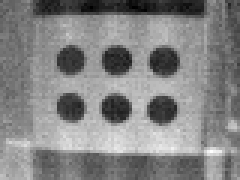
#> input picture CalibrationStep/LeptonModule-master/software/raspberrypi_capture/Calibration/thermal_raw1m.png, 80 x 60 px (shown 3 times larger)
$ python calibration_pictures.py   (older library calls are emulated)
#> lines starting #> are read from the running program, lines starting #| are printed output that depends on the picture; after the words box and inside, x2 and y2 are one past the last pixel; in counts of white or black regions, pixels touching at a corner belong together
# --- Import necessary libraries ---
import cv2                             # OpenCV for image I/O and processing
import csv                             # CSV module (imported but not used in this script)
import os                              # Filesystem path operations
import numpy as np                    # Numerical array operations
import matplotlib.pyplot as plt       # Plotting library for visualization
from scipy.optimize import minimize   # Optimization routines for calibration
import json                            # JSON read/write for saving calibration data
from matplotlib.patches import Patch  # Legend patches for matplotlib plots

# Global flag to control whether to show matplotlib plots
global plt_flag
plt_flag = True

# -------------------------------------------------------------------
# Sensor Helper Functions
# -------------------------------------------------------------------
def get_rgb(path):
    """
    Extract calibration contours from an RGB image saved as a NumPy array.

    Parameters:
        path (str): Folder containing 'captured_image1m.npy'.
    Returns:
        ell_r, ell_g, ell_b: lists of ellipse parameters for each channel.
        r_contours, g_contours, b_contours: raw contour lists per channel.
    """
    # Build full filename and load image array
    fn = os.path.join(path, "captured_image1m.npy")
    img = np.load(fn)

    # Split into B, G, R channels
    b, g, r = cv2.split(img)

    # Structuring element for morphological operations
    kernel = np.ones((5, 5), np.uint8)

    # --- Blue channel processing ---
    b_blur = cv2.GaussianBlur(b, (5, 5), 0)                     # Smooth noise
    _, edges_blue = cv2.threshold(b_blur, 0, 255, cv2.THRESH_OTSU)  # Otsu threshold
    edges_blue = cv2.dilate(edges_blue, kernel, iterations=2)    # Close gaps
    # Create a display image: B in blue plane, zeros in G/R
    blue_display = cv2.merge([b, np.zeros_like(b), np.zeros_like(b)])
    b_contours = []
    # Find contours on binary edge image
    contours_blue, _ = cv2.findContours(edges_blue, cv2.RETR_LIST, cv2.CHAIN_APPROX_SIMPLE)
    for i, c in enumerate(contours_blue):
        area = cv2.contourArea(c)
        # Filter by area to remove noise and overly large shapes
        if area < 1e1 or area > 5e4:
            continue
        b_contours.append(c)
        cv2.drawContours(blue_display, contours_blue, i, (255, 0, 0), 2)
    # Save the visualization for blue channel
    cv2.imwrite(os.path.join(path, "blue.jpg"), blue_display)
    # Merge nearby contours and fit ellipses
    b_contours, ell_b = reduce_near_contours(b_contours, b)

    # --- Green channel processing ---
    g_blur = cv2.GaussianBlur(g, (5, 5), 0)
    _, edges_green = cv2.threshold(g_blur, 0, 255, cv2.THRESH_OTSU)
    edges_green = cv2.dilate(edges_green, kernel, iterations=2)
    green_display = cv2.merge([np.zeros_like(g), g, np.zeros_like(g)])
    g_contours = []
    contours_green, _ = cv2.findContours(edges_green, cv2.RETR_LIST, cv2.CHAIN_APPROX_SIMPLE)
    for i, c in enumerate(contours_green):
        area = cv2.contourArea(c)
        if area < 1e1 or area > 5e4:
            continue
        g_contours.append(c)
        cv2.drawContours(green_display, contours_green, i, (0, 255, 0), 2)
    cv2.imwrite(os.path.join(path, "green.jpg"), green_display)
    g_contours, ell_g = reduce_near_contours(g_contours, g)

    # --- Red channel processing ---
    r_blur = cv2.GaussianBlur(r, (5, 5), 0)
    _, edges_red = cv2.threshold(r_blur, 0, 255, cv2.THRESH_OTSU)
    edges_red = cv2.dilate(edges_red, kernel, iterations=2)
    red_display = cv2.merge([np.zeros_like(r), np.zeros_like(r), r])
    r_contours = []
    contours_red, _ = cv2.findContours(edges_red, cv2.RETR_LIST, cv2.CHAIN_APPROX_SIMPLE)
    for i, c in enumerate(contours_red):
        area = cv2.contourArea(c)
        # Note: red channel uses a higher minimum area (1e3)
        if area < 1e3 or area > 5e4:
            continue
        r_contours.append(c)
        cv2.drawContours(red_display, contours_red, i, (0, 0, 255), 2)
    cv2.imwrite(os.path.join(path, "red.jpg"), red_display)
    r_contours, ell_r = reduce_near_contours(r_contours, red_display)

    # Return fitted ellipses and raw contours for each channel
    return ell_r, ell_g, ell_b, r_contours, g_contours, b_contours


def get_flir(path):
    """
    Extract calibration contours from a FLIR thermal image (PNG).

    Parameters:
        path (str): Folder containing 'thermal_raw1m.png'.
    Returns:
        flir_contours: list of raw contours.
        ell_flir: list of fitted ellipse parameters.
    """
    thermal_img = "thermal_raw1m.png"
    full_fn = os.path.join(path, thermal_img)
    flir = cv2.imread(full_fn, cv2.IMREAD_UNCHANGED)        # Load in original bit-depth
    flir = cv2.rotate(flir, cv2.ROTATE_180)                  # Rotate for correct orientation

    # Denoise with bilateral filter (preserves edges)
    denoised_frame = cv2.bilateralFilter(flir, 7, 150, 150)
    # Simple binary threshold to segment warm regions
    ret, thresh = cv2.threshold(denoised_frame, 127, 255, cv2.THRESH_BINARY)
    contours, hierarchy = cv2.findContours(thresh, cv2.RETR_LIST, cv2.CHAIN_APPROX_SIMPLE)
    # Convert to BGR for drawing
    display_frame = cv2.cvtColor(denoised_frame, cv2.COLOR_GRAY2BGR)

    flir_contours = []
    for i, c in enumerate(contours):
        area = cv2.contourArea(c)
        if area < 1e1 or area > 1e3:
            continue
        flir_contours.append(c)
        cv2.drawContours(display_frame, contours, i, (0, 255, 0), 1)
    # Save visualization
    cv2.imwrite(os.path.join(path, "thermal.jpg"), display_frame)
    # Merge near contours and fit ellipses
    flir_contours, ell_flir = reduce_near_contours(flir_contours, display_frame)

    return flir_contours, ell_flir


def get_lidar(path):
    """
    Extract calibration contours from a LiDAR depth array.

    Parameters:
        path (str): Folder containing 'depth_raw1m.npy'.
    Returns:
        dpt_contours: list of raw contours.
        ell_dpt: list of fitted ellipse parameters.
        depth_frame: normalized depth image (uint8 BGR).
    """
    fn = os.path.join(path, "depth_raw1m.npy")
    dpt_img = np.load(fn)                                   # Load 16-bit depth array
    depth_img_16 = np.fliplr(dpt_img)                       # Flip horizontally
    # Replace zero (no-data) pixels with max depth
    depth_img_16[depth_img_16 == 0] = np.max(depth_img_16)

    # Normalize to 8-bit for display
    depth_frame = cv2.normalize(
        depth_img_16, None, 0, 255,
        cv2.NORM_MINMAX, dtype=cv2.CV_8U
    )
    # Threshold & contour detection
    ret, thresh = cv2.threshold(depth_frame, 0, 255, cv2.THRESH_OTSU)
    contours, hierarchy = cv2.findContours(thresh, cv2.RETR_LIST, cv2.CHAIN_APPROX_SIMPLE)
    depth_frame_color = cv2.cvtColor(depth_frame, cv2.COLOR_GRAY2BGR)
    contour_frame = depth_frame_color.copy()

    dpt_contours = []
    for i, c in enumerate(contours):
        area = cv2.contourArea(c)
        if area < 1e1 or area > 1e4:
            continue
        dpt_contours.append(c)
        cv2.drawContours(contour_frame, contours, i, (0, 0, 255), 2)
    # Save visualization
    cv2.imwrite(os.path.join(path, "depth.jpg"), contour_frame)
    # Merge near contours and fit ellipses
    dpt_contours, ell_dpt = reduce_near_contours(dpt_contours, contour_frame)

    return dpt_contours, ell_dpt, depth_frame_color


# -------------------------------------------------------------------
# Utility Functions for Calibration
# -------------------------------------------------------------------
def reduce_near_contours(contours, img):
    """
    Merge contours whose ellipse centers are within 1/10 of image width,
    then filter by area ratio, and fit ellipses.

    Parameters:
        contours (list): raw contour arrays.
        img (ndarray): reference image for size.
    Returns:
        contour2: merged and filtered contours.
        ell2: list of fitted ellipses for each contour2.
    """
    # Fit ellipse to each initial contour if possible
    ell = [cv2.fitEllipse(c) for c in contours if len(c) >= 5]
    nr_contour = len(contours)
    dist_border = img.shape[1] / 10   # merge threshold distance
    pic_area = img.shape[0] * img.shape[1]
    contour2 = []
    remove = []

    for i in range(nr_contour):
        if i in remove:
            continue
        contour = contours[i]
        for j in range(nr_contour):
            if j <= i or j in remove:
                continue
            x1, y1 = ell[i][0]
            x2, y2 = ell[j][0]
            dist = np.hypot(x2 - x1, y2 - y1)
            if dist < dist_border and i != j:
                # Merge contours and refit ellipse
                contour = np.concatenate((contour, contours[j]))
                ell[i] = cv2.fitEllipse(contour)
                remove.append(j)
        # Keep contour if its area ratio is within limits
        area = cv2.contourArea(contour)
        rate = area / pic_area
        if 0.003 < rate < 100:
            contour2.append(contour)

    # Fit ellipses to final contours
    ell2 = [cv2.fitEllipse(c) for c in contour2 if len(c) >= 5]
    return contour2, ell2


def near_point(ellip, ellip_ref):
    """
    Pair each ellipse in `ellip` with the nearest ellipse in `ellip_ref`.

    Returns:
        np.ndarray of shape (n,4): [x_ref, x, y_ref, y] for each pair.
    """
    near_pt = []
    for e in ellip:
        min_d = float('inf')
        best = None
        for r in ellip_ref:
            x1, y1 = r[0]
            x2, y2 = e[0]
            d = np.hypot(x2 - x1, y2 - y1)
            if d < min_d:
                min_d = d
                best = [x1, x2, y1, y2]
        near_pt.append(best)
    return np.array(near_pt)


def min_dist_rt(x):
    """
    Objective function for scale+translate+rotate calibration.
    Expects global `points` as Nx4 array.
    """
    return np.sum(np.sqrt(
        (points[:, 0] - x[0] * ((points[:, 1] * np.cos(x[3]) - points[:, 3] * np.sin(x[3])) - x[1]))**2 +
        (points[:, 2] - x[0] * ((points[:, 1] * np.sin(x[3]) + points[:, 3] * np.cos(x[3])) - x[2]))**2
    ))


def min_dist(x):
    """
    Objective function for scale+translate calibration (no rotation).
    Expects global `points` as Nx4 array.
    """
    return np.sum(np.sqrt(
        (points[:, 0] - x[0] * (points[:, 1] - x[1]))**2 +
        (points[:, 2] - x[0] * (points[:, 3] - x[2]))**2
    ))


# [11 lines left out: function dilatation, not called in this run]


# -------------------------------------------------------------------
# Calibration Routine
# -------------------------------------------------------------------
def calibrate(path):
    """
    Compute calibration parameters between RGB, FLIR, and LiDAR sensors
    and produce a post-calibration visualization image.

    Returns:
        cal_sdd, cal_sgb, cal_srb, cal_sdb, cal_sfb: lists [scale, dx, dy, rot]
        post_calibration: BGR image with overlaid ellipses and centers
    """
    global points

    # Retrieve data from each sensor
    ell_r, ell_g, ell_b, _, _, _ = get_rgb(path)
#> (reads CalibrationStep/LeptonModule-master/software/raspberrypi_capture/Calibration/captured_image1m.npy from the repository)
#> in get_rgb, `b, g, r = cv2.split(img)`:
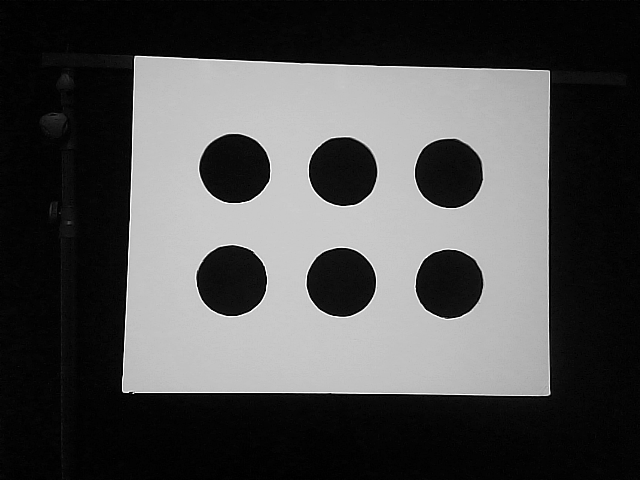
#> g: shape (480, 640); min 0, max 255, mean 77.4
#> in get_rgb, `_, edges_blue = cv2.threshold(b_blur, 0, 255, cv2.THRESH_OTSU)`:
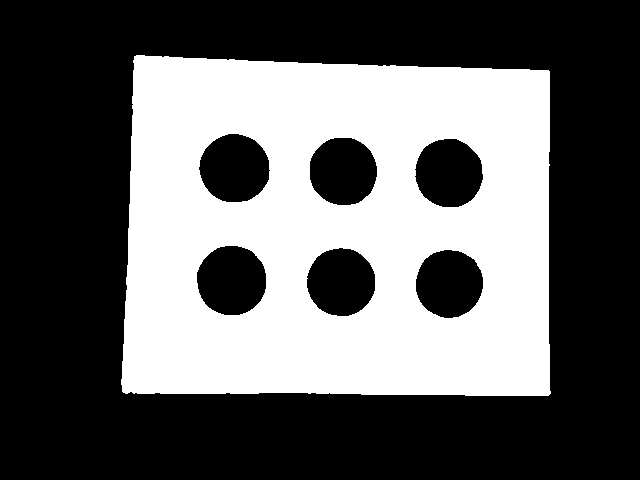
#> edges_blue: shape (480, 640); 38.2% white; 1 white region, box (x1, y1, x2, y2) and area: (121, 55, 551, 396) 117423
#> in get_rgb, `contours_blue, _ = cv2.findContours(edges_blue, cv2.RETR_LIST, cv2.CHA..`: contours_blue = 7 contours; box (x1, y1, x2, y2) and area: (117, 51, 555, 400) 145001, (200, 249, 263, 312) 2844, (203, 137, 266, 199) 2796, (419, 142, 479, 204) 2708, (310, 252, 372, 313) 2698, (313, 141, 374, 202) 2690, (419, 254, 480, 315) 2646
#> the loop in get_rgb, `for i, c in enumerate(contours_blue):` made 7 passes
#> area on passes 1 to 7: 2645.5, 2698.5, 2844, 2708, 2690, 2795.5, 145001
#> after the loop in get_rgb, `for i, c in enumerate(contours_blue):`:
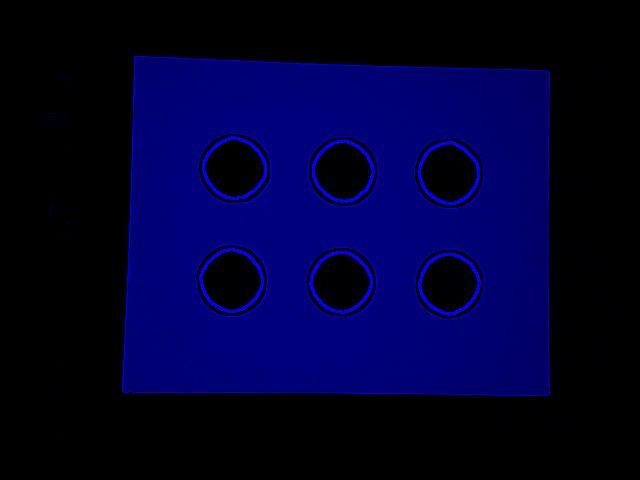
#> blue_display: shape (480, 640, 3); mean of channels 0, 1, 2 48.9, 0, 0; drawn as B, G, R
#> after the loop in get_rgb, `for i, c in enumerate(contours_blue):`: b_contours = 6 contours; box (x1, y1, x2, y2) and area: (200, 249, 263, 312) 2844, (203, 137, 266, 199) 2796, (419, 142, 479, 204) 2708, (310, 252, 372, 313) 2698, (313, 141, 374, 202) 2690, (419, 254, 480, 315) 2646
#> in reduce_near_contours, `ell = [cv2.fitEllipse(c) for c in contours if len(c) >= 5]`: ell = [((448.8, 283.4), (57.79, 58.36), 25.04), ((340.8, 281.7), (58.61, 58.91), 115.7), ((231.3, 280), (59.97, 60.67), 140.5), ((448.6, 172.6), (57.82, 59.81), 154.9), ((342.6, 170.9), (58.04, 59.39), 141.3), ((234.2, 167.9), (58.98, 60.67), 108.7)]
#> in reduce_near_contours, `nr_contour = len(contours)`: nr_contour = 6
#> the loop in reduce_near_contours, `for i in range(nr_contour):` made 6 passes
#> (area, rate) on passes 1 to 6: (2645.5, 0.00861), (2698.5, 0.00878), (2844, 0.00926), (2708, 0.00882), (2690, 0.00876), (2795.5, 0.0091)
#> after the loop in reduce_near_contours, `for i in range(nr_contour):`: contour2 has the same summary as b_contours in get_rgb; remove = []
#> in reduce_near_contours, `ell2 = [cv2.fitEllipse(c) for c in contour2 if len(c) >= 5]`: ell2 has the same summary as ell
#> in get_rgb, `b_contours, ell_b = reduce_near_contours(b_contours, b)`: ell_b has the same summary as ell in reduce_near_contours
#> in get_rgb, `contours_green, _ = cv2.findContours(edges_green, cv2.RETR_LIST, cv2.C..`: contours_green = 7 contours; box (x1, y1, x2, y2) and area: (118, 52, 555, 400) 144538, (200, 249, 263, 313) 2883, (203, 137, 267, 200) 2823, (310, 251, 372, 313) 2738, (418, 142, 479, 205) 2734, (312, 141, 374, 202) 2714, (419, 253, 480, 315) 2675
#> the loop in get_rgb, `for i, c in enumerate(contours_green):` made 7 passes
#> area on passes 1 to 7: 2675, 2737.5, 2883, 2734.5, 2714.5, 2823, 144538.5
#> after the loop in get_rgb, `for i, c in enumerate(contours_green):`:
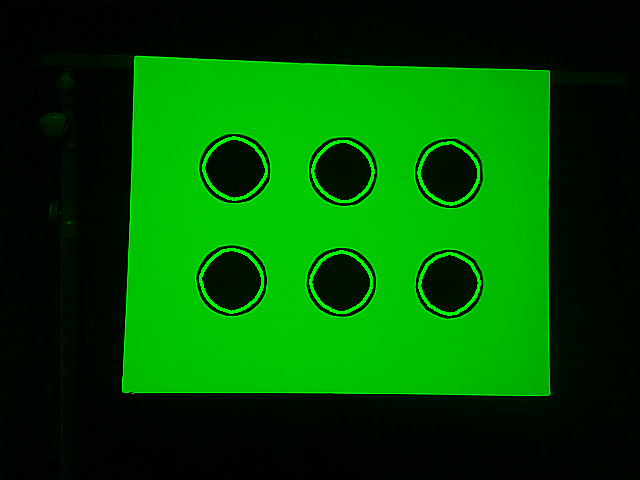
#> green_display: shape (480, 640, 3); mean of channels 0, 1, 2 0, 80.4, 0; drawn as B, G, R
#> after the loop in get_rgb, `for i, c in enumerate(contours_green):`: g_contours = 6 contours; box (x1, y1, x2, y2) and area: (200, 249, 263, 313) 2883, (203, 137, 267, 200) 2823, (310, 251, 372, 313) 2738, (418, 142, 479, 205) 2734, (312, 141, 374, 202) 2714, (419, 253, 480, 315) 2675
#> the loop in reduce_near_contours (call 2), `for i in range(nr_contour):` made 6 passes
#> (area, rate) on passes 1 to 6: (2675, 0.00871), (2737.5, 0.00891), (2883, 0.00938), (2734.5, 0.0089), (2714.5, 0.00884), (2823, 0.00919)
#> after the loop in reduce_near_contours (call 2), `for i in range(nr_contour):`: contour2 has the same summary as g_contours in get_rgb
#> in get_rgb, `g_contours, ell_g = reduce_near_contours(g_contours, g)`: ell_g = [((448.9, 283.4), (58.02, 58.75), 11.58), ((340.8, 281.8), (58.92, 59.21), 112.3), ((231.3, 280.2), (60.46, 61.06), 171.5), ((448.6, 172.9), (57.97, 60.28), 151.5), ((342.6, 170.9), (58.16, 59.8), 135.2), ((234.5, 168.2), (59.25, 61.13), 112.6)]
#> in get_rgb, `contours_red, _ = cv2.findContours(edges_red, cv2.RETR_LIST, cv2.CHAIN..`: contours_red = 7 contours; box (x1, y1, x2, y2) and area: (118, 52, 555, 400) 144544, (200, 249, 263, 313) 2885, (203, 137, 267, 200) 2827, (310, 251, 372, 313) 2740, (418, 142, 479, 205) 2738, (312, 141, 374, 202) 2716, (419, 253, 480, 315) 2675
#> the loop in get_rgb, `for i, c in enumerate(contours_red):` made 7 passes
#> area on passes 1 to 7: 2675, 2739.5, 2885, 2738.5, 2716.5, 2827, 144543.5
#> after the loop in get_rgb, `for i, c in enumerate(contours_red):`:
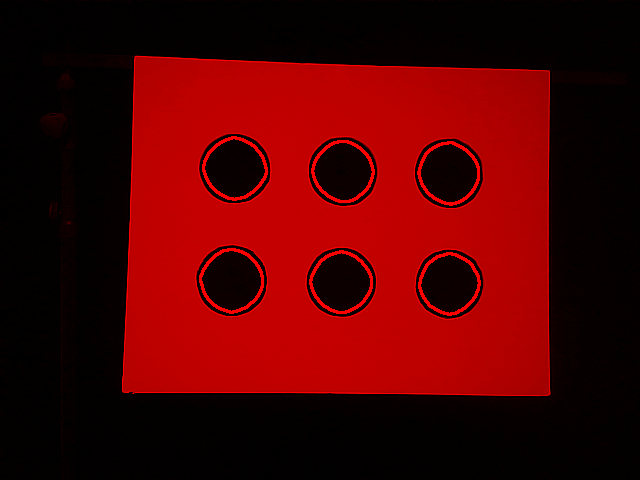
#> red_display: shape (480, 640, 3); mean of channels 0, 1, 2 0, 0, 77.6; drawn as B, G, R
#> after the loop in get_rgb, `for i, c in enumerate(contours_red):`: r_contours = 6 contours; box (x1, y1, x2, y2) and area: (200, 249, 263, 313) 2885, (203, 137, 267, 200) 2827, (310, 251, 372, 313) 2740, (418, 142, 479, 205) 2738, (312, 141, 374, 202) 2716, (419, 253, 480, 315) 2675
#> after the loop in reduce_near_contours (call 3), `for i in range(nr_contour):`: contour2 has the same summary as r_contours in get_rgb
#> in get_rgb, `r_contours, ell_r = reduce_near_contours(r_contours, red_display)`: ell_r = [((449, 283.4), (58.01, 58.82), 5.65), ((340.8, 281.8), (58.99, 59.19), 113.7), ((231.3, 280.2), (60.45, 61.14), 166.8), ((448.6, 172.8), (58.04, 60.27), 151.7), ((342.6, 171), (58.17, 59.8), 135.1), ((234.5, 168.1), (59.25, 61.2), 113.5)]
#> ell_b has the same summary as ell in reduce_near_contours
    flir_contours, ell_flir = get_flir(path)
#> in get_flir, flir is the input picture: shape (60, 80); min 0, max 255, mean 131.7
#> in get_flir, `contours, hierarchy = cv2.findContours(thresh, cv2.RETR_LIST, cv2.CHAI..`: contours = 9 contours, 2 with area under 20; largest, box (x1, y1, x2, y2) and area: (0, 0, 80, 55) 3046, (18, 33, 32, 46) 114, (34, 34, 48, 46) 112, (50, 34, 63, 46) 112, (35, 18, 47, 30) 96, (19, 18, 32, 29) 91, (50, 18, 62, 30) 89
#> the loop in get_flir, `for i, c in enumerate(contours):` made 9 passes
#> area on passes 1, 2, 3, 4, 5, 6, 8: 112, 112.5, 114, 89, 95.5, 91, 3046.5
#> after the loop in get_flir, `for i, c in enumerate(contours):`:
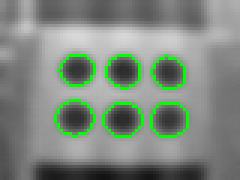
#> display_frame: shape (60, 80, 3) (shown 3 times larger); mean B, G, R 126.1, 136.3, 126.1
#> after the loop in get_flir, `for i, c in enumerate(contours):`: flir_contours = 6 contours; box (x1, y1, x2, y2) and area: (18, 33, 32, 46) 114, (34, 34, 48, 46) 112, (50, 34, 63, 46) 112, (35, 18, 47, 30) 96, (19, 18, 32, 29) 91, (50, 18, 62, 30) 89
#> after the loop in reduce_near_contours (call 4), `for i in range(nr_contour):`: contour2 has the same summary as flir_contours in get_flir
#> in get_flir, `flir_contours, ell_flir = reduce_near_contours(flir_contours, display_..`: ell_flir = [((56.08, 39.41), (11.84, 13), 64.75), ((40.46, 39.53), (11.8, 13.38), 93.66), ((24.5, 38.93), (11.66, 12.68), 90), ((55.92, 23.88), (10.58, 11.46), 118.5), ((40.84, 23.31), (11, 11.75), 86.08), ((25.33, 22.84), (10.63, 11.74), 69.21)]
    dpt_contours, ell_dpt, depth_frame = get_lidar(path)
#> (reads CalibrationStep/LeptonModule-master/software/raspberrypi_capture/Calibration/depth_raw1m.npy from the repository)
#> in get_lidar, `ret, thresh = cv2.threshold(depth_frame, 0, 255, cv2.THRESH_OTSU)`:
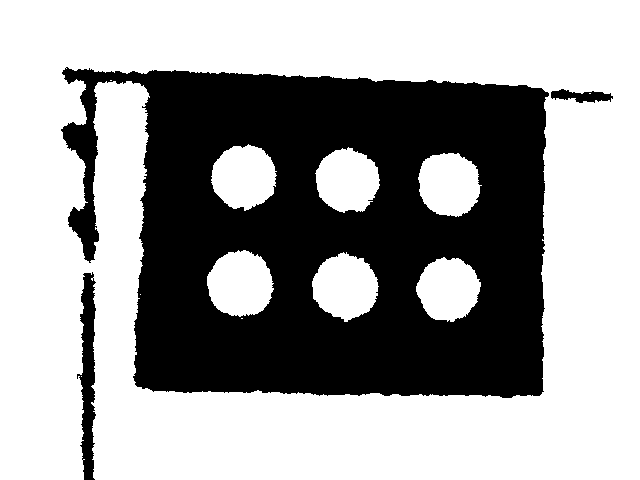
#> thresh: shape (480, 640); 62.8% white; 3 black regions
#> in get_lidar, `ret, thresh = cv2.threshold(depth_frame, 0, 255, cv2.THRESH_OTSU)`: ret = 16
#> in get_lidar, `contours, hierarchy = cv2.findContours(thresh, cv2.RETR_LIST, cv2.CHAI..`: contours = 14 contours, 5 with area under 20; largest, box (x1, y1, x2, y2) and area: (0, 0, 640, 480) 303490, (60, 66, 550, 399) 131808, (207, 250, 274, 317) 3320, (312, 252, 379, 322) 3226, (211, 144, 277, 211) 3152
#> (the rest of the program and of its run is left out)
